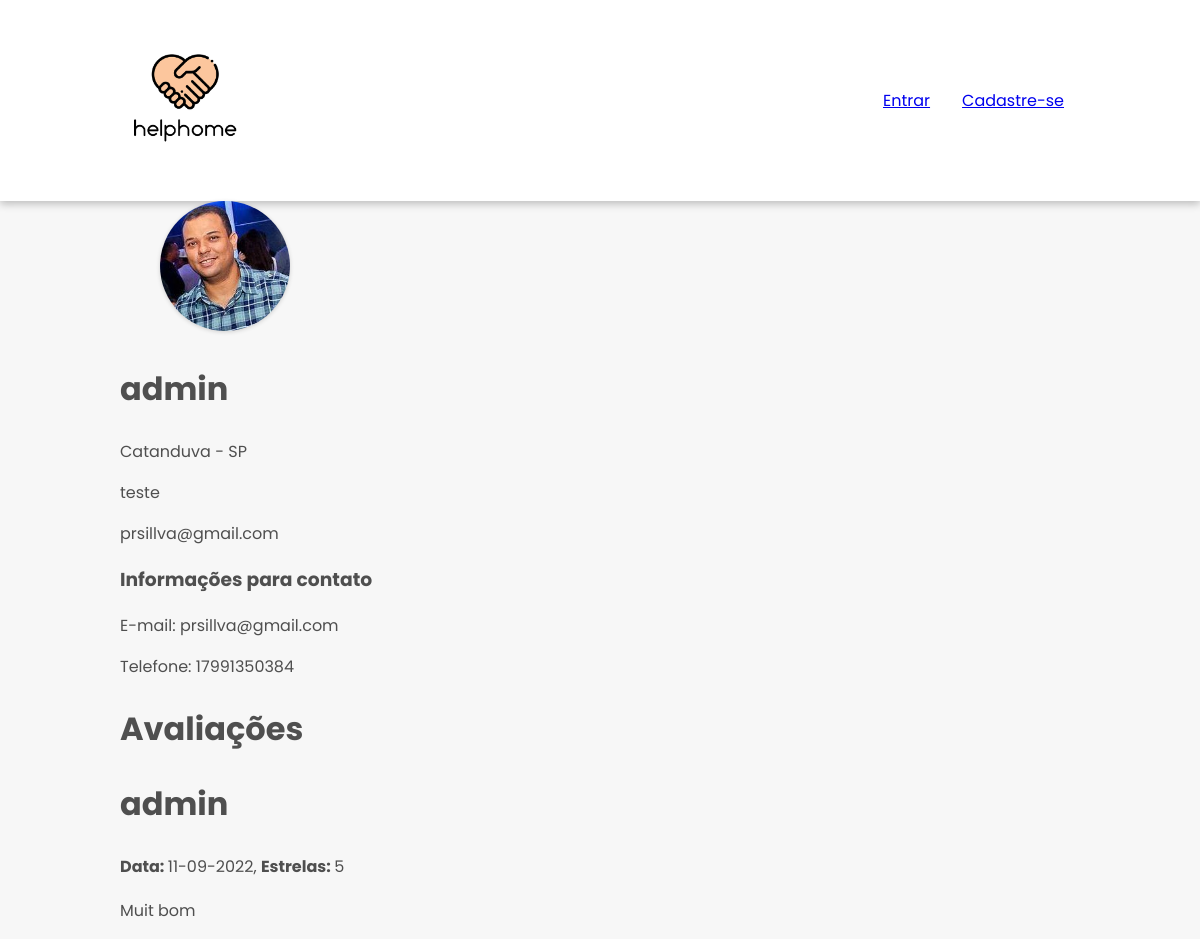
The page /profile/1 on the database as committed earlier.
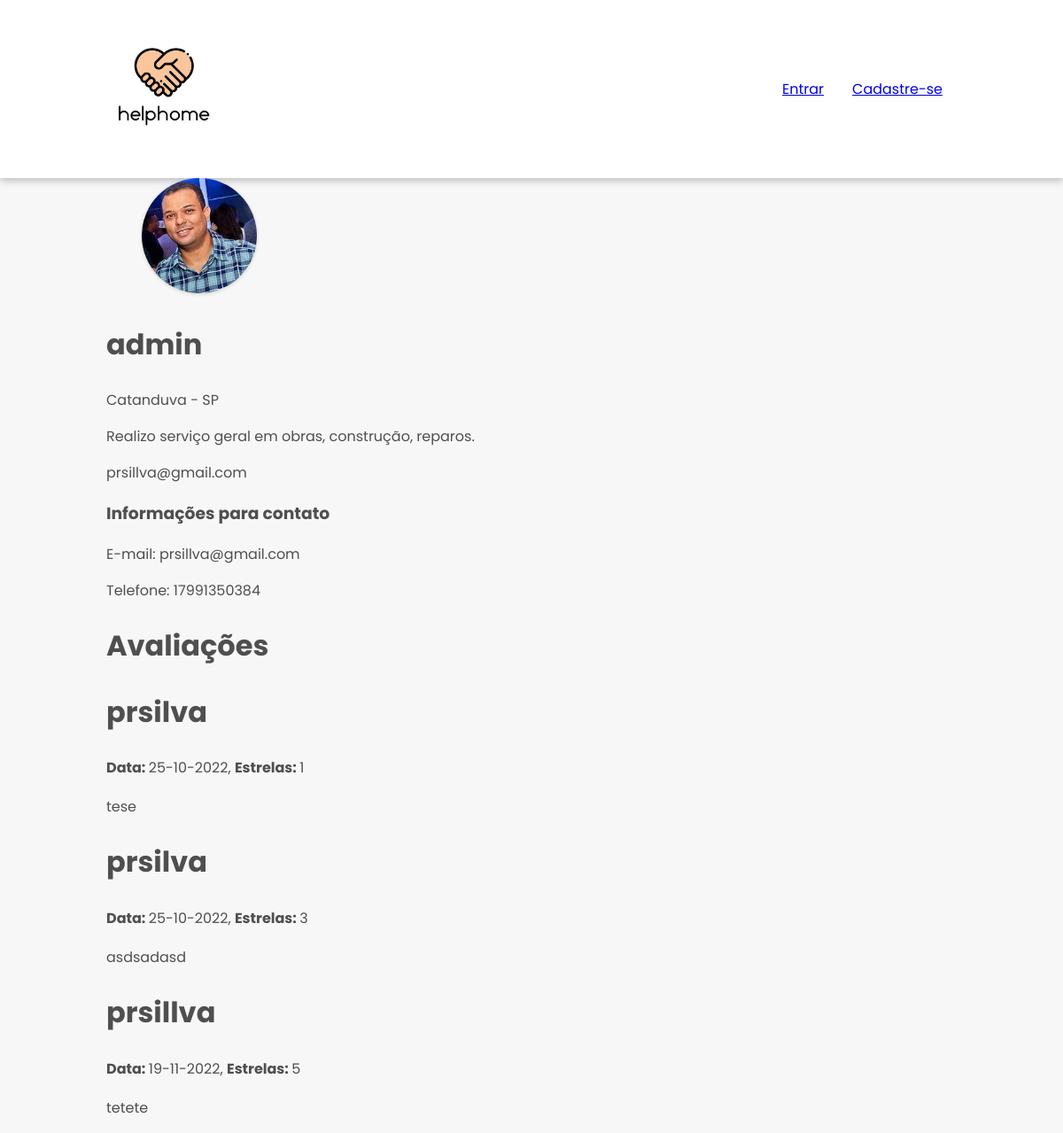
The same page on the database as committed later.
### core/models.py (models this page shows, shortened)
class Profile(models.Model):
    STATES = (('AC', 'Acre'), ('AL', 'Alagoas'), ('AP', 'Amapá'), ('AM', 'Amazonas'), ('BA', 'Bahia'),
              ('CE', 'Ceará'), ('ES', 'Espírito Santo'), ('GO', 'Goiás'), ('MA', 'Maranhão'),
              ('MT', 'Mato Grosso'), ('MS', 'Mato Grosso do Sul'), ('MG', 'Minas Gerais'),
              ('PA', 'Pará'), ('PB', 'Paraíba'), ('PR', 'Paraná'), ('PE', 'Pernambuco'), ('PI', 'Piauí'),
              ('RJ', 'Rio de Janeiro'), ('RN', 'Rio Grande do Norte'), ('RS', 'Rio Grande do Sul'),
              ('RO', 'Rondônia'), ('RR', 'Roraima'), ('SC', 'Santa Catarina'), ('SP', 'São Paulo'),
              ('SE', 'Sergipe'), ('TO', 'Tocantins'), ('DF', 'Distrito Federal'),
              )
    GENDER = (
        ('M', 'Masculino'),
        ('F', 'Feminino'),
        ('O', 'Outro'),
    )
    user = models.OneToOneField(User, on_delete=models.CASCADE, verbose_name='Usuário', related_name='profile')
    picture = models.ImageField(verbose_name='Foto', null=True, blank=True, default='profile_pics/default.png',
                                upload_to='profile_pics')
    birth_date = models.DateField(verbose_name='Data de nascimento', blank=True, null=True)
    gender = models.CharField(max_length=1, choices=GENDER, verbose_name='Gênero', blank=True, null=True)
    services = models.ManyToManyField(Service, verbose_name='Serviço', blank=True, related_name='profile')
    profile_description = models.TextField(max_length=500, verbose_name='Descrição', blank=True, null=True)
    social_number = models.CharField(max_length=11, verbose_name='CPF', unique=True, blank=True, null=True)
    phone_number = models.CharField(max_length=11, verbose_name='Telephone', blank=True, null=True)
    zip_code = models.CharField(max_length=8, verbose_name='CEP', blank=True, null=True)
    street = models.CharField(max_length=100, verbose_name='logradouro', blank=True, null=True)
    number = models.CharField(max_length=8, verbose_name='Número', blank=True, null=True)
    complement = models.CharField(max_length=100, verbose_name='Complemento', blank=True, null=True)
    district = models.CharField(max_length=100, verbose_name='Bairro', blank=True, null=True)
    city = models.CharField(max_length=50, verbose_name='Cidade', blank=True, null=False)
    state = models.CharField(max_length=2, choices=STATES, verbose_name='Estado', blank=True, null=True)
    created = models.DateTimeField(auto_now_add=True, verbose_name='Criado em')
    modified = models.DateTimeField(auto_now=True, verbose_name='Modificado em')
    class Meta:
        verbose_name = 'Perfil'
        verbose_name_plural = 'Perfis'
        ordering = ['created']

class Review(models.Model):
    RATING_VALUES = (
        (1, '1'),
        (2, '2'),
        (3, '3'),
        (4, '4'),
        (5, '5')
    )
    profile = models.ForeignKey(Profile, on_delete=models.CASCADE, verbose_name='Perfil', related_name='reviews')
    user = models.ForeignKey(User, on_delete=models.CASCADE, related_name='reviews')
    title = models.CharField(max_length=60, verbose_name='Título', blank=True, null=True)
    comment = models.TextField(max_length=250, verbose_name='Comentário', blank=True, null=True)
    stars = models.IntegerField(choices=RATING_VALUES, verbose_name='Nota')
    created = models.DateTimeField(auto_now_add=True, verbose_name='Criado em')
    modified = models.DateTimeField(auto_now=True, verbose_name='Modificado em')
    class Meta:
        verbose_name = 'Avaliação'
        verbose_name_plural = 'Avaliações'
        ordering = ['created']

### core/views.py (the view)
# urls.py: path('profile/<int:pk>', ProfileDetailView.as_view(), name='profile_detail'),
class ProfileDetailView(DetailView):
    model = Profile
    template_name = 'core/profile_detail.html'

### templates/core/profile_detail.html (shortened to what this page needs)
{% extends "base.html" %}
{% load account socialaccount %}
{% block content%}
<div class="details">
    <img src="{{ profile.picture.url }}">
<h2>{{ profile.user }}</h2>
<div class="local">
    <p>{{ profile.city }} - {{ profile.state }}</p>
</div>
<p>{{ profile.profile_description }}</p>
<p>{{ profile.user.email }}</p>
<h3>Informações para contato</h3>
<p>E-mail: {{ profile.user.email }}</p>
<p>Telefone: {{profile.phone_number}}<p>
</div>
<h2 class="subtitle">Avaliações</h2>
        <div class="reviews-wrapper">
            {% for review in profile.reviews.all %}
                <div class="notification space-below">
                    <h2>{{review.user.username}}</h2>
                    <p>
                        <strong>Data: </strong>{{ review.created|date:"d-m-Y" }},
                        <strong>Estrelas: </strong>{{ review.stars }}
                    </p>
                    <p>{{ review.comment }}</p>
                </div>
            {% empty %}
                <div class="notification space-below">
                    Sem avaliações...
                </div>
            {% endfor %}
        </div>
{%endblock%}

Rows that differ between the two databases and show on the page:
no longer on this page (row edited): Review: user.username "admin", created "11-09-2022", stars "5", comment "Muit bom"
changed Profile "Catanduva": profile_description "teste" → "Realizo serviço geral em obras, construção, reparos."
added Review: user.username "prsilva", created "25-10-2022", stars "1", comment "tese"
added Review: user.username "prsilva", created "25-10-2022", stars "3", comment "asdsadasd"
added Review: user.username "prsillva", created "19-11-2022", stars "5", comment "tetete"
